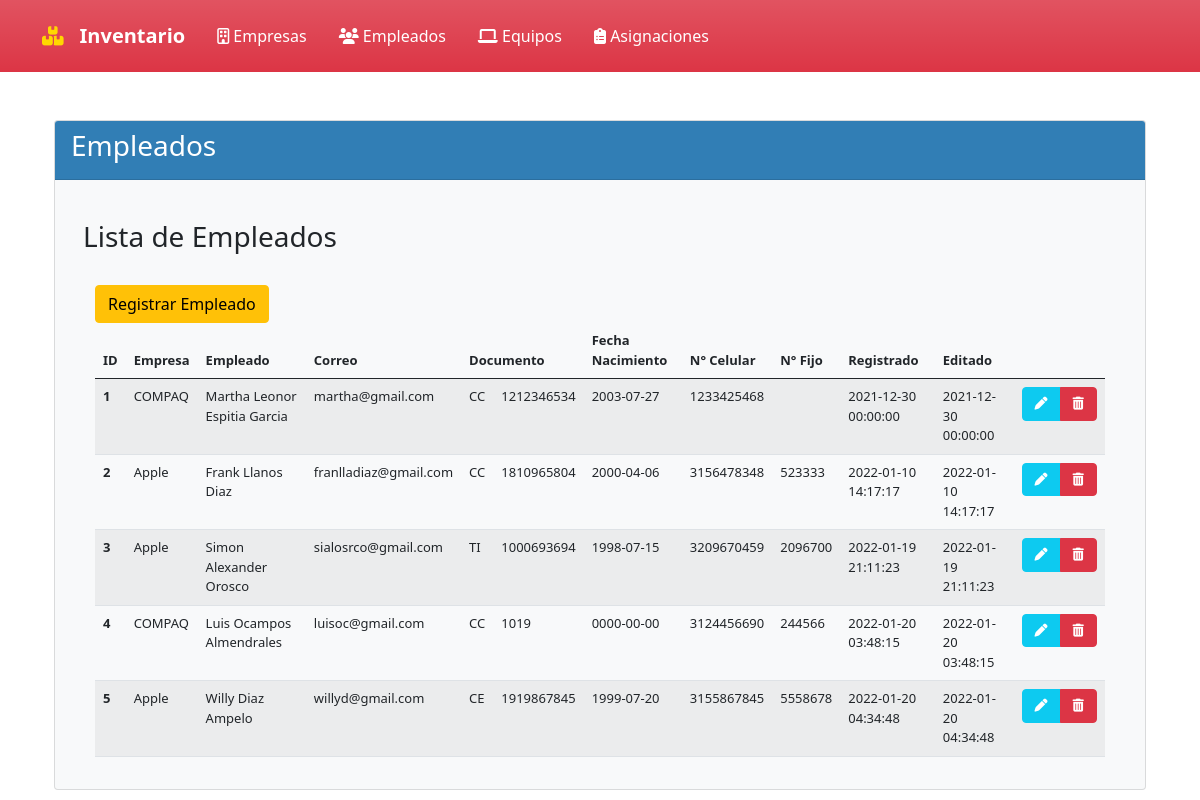
The page /?controlador=Empleados&accion=Empleados on the database its author committed.
### tables this page shows
CREATE TABLE EMPLEADO(
ID_EMPLEADO INT PRIMARY KEY AUTO_INCREMENT NOT NULL,
ID_EMPRESA_FK INT,
NOMBRE_COMPLETO_EMPLEADO VARCHAR (70) NOT NULL,
CORREO_EMPLEADO VARCHAR (30) NOT NULL UNIQUE,
TIPO_DOCUMENTO_EMPLEADO VARCHAR (2) NOT NULL,
NUMERO_DOCUMENTO_EMPLEADO INT (10) NOT NULL UNIQUE ,
FECHA_NACIMIENTO_EMPLEADO DATE NOT NULL,
NUMERO_CELULAR_EMPLEADO CHAR (10) NOT NULL UNIQUE,
NUMERO_FIJO_EMPLEADO VARCHAR (7),
ESTADO VARCHAR (8) NOT NULL,
CREATED_AT DATETIME NOT NULL,
UPDATED_AT DATETIME NOT NULL
);

CREATE TABLE EMPRESA(
ID_EMPRESA INT PRIMARY KEY AUTO_INCREMENT NOT NULL,
RAZON_SOCIAL_EMPRESA VARCHAR (50) NOT NULL,
NIT_EMPRESA INT (9) NOT NULL UNIQUE,
DIRECCION_EMPRESA VARCHAR (50) NOT NULL,
CODIGO_POSTAL_EMPRESA INT (6) NOT NULL,
ESTADO VARCHAR (8) NOT NULL,
CREATED_AT DATETIME NOT NULL,
UPDATED_AT DATETIME NOT NULL
);

### Index.php (called while the page is built, shortened)
<?php
    require_once("Views/Template.php");
?>

### Controllers/controladorEmpleados.php (called while the page is built, shortened)
<?php
include_once("Models/modeloEmpleados.php");
class controladorEmpleados{
    public function Empleados(){
        $empleados= modeloEmpleados::selectEmpleados();
        include_once("Views/Empleados/Empleados.php");
    }
}
?>

### Router.php (called while the page is built, shortened)
<?php
$controlador = new $objControlador();
$accion = ucfirst($accion);
$controlador->$accion();
?>

### Models/modeloEmpleados.php (called while the page is built, shortened)
<?php
class modeloEmpleados{
    public function __construct(
        $ID_EMPLEADO,
		$ID_EMPRESA_FK,
		$NOMBRE_COMPLETO_EMPLEADO,
		$CORREO_EMPLEADO,
		$TIPO_DOCUMENTO_EMPLEADO,
		$NUMERO_DOCUMENTO_EMPLEADO,
		$FECHA_NACIMIENTO_EMPLEADO,
		$NUMERO_CELULAR_EMPLEADO,
		$NUMERO_FIJO_EMPLEADO,
        $ESTADO,
		$CREATED_AT,
		$UPDATED_AT
        ){
        $this->ID_EMPLEADO=$ID_EMPLEADO;
        $this->ID_EMPRESA_FK=$ID_EMPRESA_FK;
        $this->NOMBRE_COMPLETO_EMPLEADO=$NOMBRE_COMPLETO_EMPLEADO;
        $this->CORREO_EMPLEADO=$CORREO_EMPLEADO;
        $this->TIPO_DOCUMENTO_EMPLEADO=$TIPO_DOCUMENTO_EMPLEADO;
        $this->NUMERO_DOCUMENTO_EMPLEADO=$NUMERO_DOCUMENTO_EMPLEADO;
        $this->FECHA_NACIMIENTO_EMPLEADO=$FECHA_NACIMIENTO_EMPLEADO;
        $this->NUMERO_CELULAR_EMPLEADO=$NUMERO_CELULAR_EMPLEADO;
        $this->NUMERO_FIJO_EMPLEADO=$NUMERO_FIJO_EMPLEADO;
        $this->CREATED_AT=$CREATED_AT;
        $this->UPDATED_AT=$UPDATED_AT;
    }
    public static function selectEmpleados(){
        $listaEmpleados=[];
        $conexionDB=connectionDB::crearInstancia();
        $sql = $conexionDB->query( "SELECT EMPLEADO.ID_EMPLEADO, EMPRESA.RAZON_SOCIAL_EMPRESA, EMPLEADO.NOMBRE_COMPLETO_EMPLEADO, EMPLEADO.CORREO_EMPLEADO , EMPLEADO.TIPO_DOCUMENTO_EMPLEADO, EMPLEADO.NUMERO_DOCUMENTO_EMPLEADO , EMPLEADO.FECHA_NACIMIENTO_EMPLEADO , EMPLEADO.NUMERO_CELULAR_EMPLEADO , EMPLEADO.NUMERO_FIJO_EMPLEADO , EMPLEADO.ESTADO , EMPLEADO.CREATED_AT , EMPLEADO.UPDATED_AT
                                    FROM EMPLEADO INNER JOIN EMPRESA
                                    ON EMPLEADO.ID_EMPRESA_FK=EMPRESA.ID_EMPRESA
                                    WHERE EMPLEADO.ESTADO = 'ACTIVO' ;");
        foreach($sql->fetchAll() as $empleado){
            $listaEmpleados[]=new modeloEmpleados($empleado['ID_EMPLEADO'],$empleado['RAZON_SOCIAL_EMPRESA'],$empleado['NOMBRE_COMPLETO_EMPLEADO'],$empleado['CORREO_EMPLEADO'],$empleado['TIPO_DOCUMENTO_EMPLEADO'],$empleado['NUMERO_DOCUMENTO_EMPLEADO'],$empleado['FECHA_NACIMIENTO_EMPLEADO'],$empleado['NUMERO_CELULAR_EMPLEADO'],$empleado['NUMERO_FIJO_EMPLEADO'], $empleado['ESTADO'],$empleado['CREATED_AT'],$empleado['UPDATED_AT']);
        };
        return $listaEmpleados;
    }
}
?>

### Views/Empleados/Empleados.php (the view, shortened to what this page needs)
<!doctype html>
<html lang="es">
    <head>
        <link rel="stylesheet" href="https://cdn.jsdelivr.net/npm/bootstrap@5.0.2/dist/css/bootstrap.min.css">
    </head>
    <body>
        <div class="container-sm">
            <br>
            <div class="card text-dark bg-light">
                <div class="card-header" style="background-color:#317EB5; color:#FFFFFF;">
                    <h3 class="card-title">Empleados</h3>
                </div>
                <div class="card-body">
                    <div class="container-sm">
                        <br>
                        <h3>Lista de Empleados</h3>
                        <div class="container">
                            <br>
                            <a name="" id="" class="btn btn-warning" href="?controlador=Empleados&accion=RegistroEmpleado" role="button">Registrar Empleado</a>
                            <br>
                            <table id="employeesTable" class="table table-striped table-hover">
                                <thead>
                                    <tr>
                                        <th scope="col" style="font-size: small;"> ID </th>
                                        <th scope="col" style="font-size: small;"> Empresa </th>
                                        <th scope="col" style="font-size: small;"> Empleado </th>
                                        <th scope="col" style="font-size: small;"> Correo </th>
                                        <th scope="col" style="font-size: small;" colspan="2"> Documento </th>
                                        <th scope="col" style="font-size: small;"> Fecha Nacimiento </th>
                                        <th scope="col" style="font-size: small;"> N° Celular </th>
                                        <th scope="col" style="font-size: small;"> N° Fijo </th>
                                        <th scope="col" style="font-size: small;"> Registrado</th>
                                        <th scope="col" style="font-size: small;"> Editado</th>
                                        <th scope="col" style="font-size: small;"> </th>
                                    </tr>
                                </thead>
                                <tbody>
                                    <?php foreach($empleados as $empleado){?>
                                    <tr>
                                        <th scope="row" style="font-size: small;"><?php echo $empleado->ID_EMPLEADO ?></th>
                                        <td style="font-size: small;"><?php echo $empleado->ID_EMPRESA_FK ?></td>
                                        <td style="font-size: small;"><?php echo $empleado->NOMBRE_COMPLETO_EMPLEADO ?></td>
                                        <td style="font-size: small;"><?php echo $empleado->CORREO_EMPLEADO ?></td>
                                        <td style="font-size: small;"><?php echo $empleado->TIPO_DOCUMENTO_EMPLEADO ?></td>
                                        <td style="font-size: small;"><?php echo $empleado->NUMERO_DOCUMENTO_EMPLEADO ?></td>
                                        <td style="font-size: small;"><?php echo $empleado->FECHA_NACIMIENTO_EMPLEADO ?></td>
                                        <td style="font-size: small;"><?php echo $empleado->NUMERO_CELULAR_EMPLEADO ?></td>
                                        <td style="font-size: small;"><?php echo $empleado->NUMERO_FIJO_EMPLEADO ?></td>
                                        <td style="font-size: small;"><?php echo $empleado->CREATED_AT ?></td>
                                        <td style="font-size: small;"><?php echo $empleado->UPDATED_AT ?></td>
                                        <td>
                                            <div class="btn-group" role="group" aria-label="">
                                                <a style="font-size: small;" href="#" class="btn btn-info"> <i class="fas fa-pen" style="color:#ffffff;"></i> </a>
                                                <a style="font-size: small;"class="btn btn-danger"> <i class="fas fa-trash-alt" style="color:#ffffff;"></i> </a>
                                            </div>
                                        </td>
                                    </tr>
                                    <?php } ?>
                                </tbody>
                            </table>
                        </div>
                    </div>
                </div>
            </div>
        </div>
    </body>
</html>

### Views/Template.php (shortened to what this page needs)
<!doctype html>
<html lang="es">
    <head>
        <link rel="stylesheet" href="https://cdn.jsdelivr.net/npm/bootstrap@5.0.2/dist/css/bootstrap.min.css">
        <link rel="stylesheet" href="http://localhost/inventario_equipos/Assets/plugins/SweetAlert/dist/sweetalert2.min.css">
    </head>
    <body>
        <?php
            require_once('./Views/Components/NavbarGeneral.php');
        ?>
        <div class="container-sm">
            <br>
            <?php include_once("Router.php"); ?>
        </div>
    </body>
</html>

### Views/Components/NavbarGeneral.php (shortened to what this page needs)
<nav class="navbar navbar-expand-lg navbar-dark bg-danger bg-gradient" >
    <div class="container-sm">
        <i class="fas fa-boxes" style="color:#FFD700; font-size: larger;" >
        <a class="navbar-brand " href="<?= URL ?>Index.php"></i>
            <strong>Inventario</strong>
        <div class="collapse navbar-collapse navbar-text" id="navbarNavDropdown">
            <ul class="nav justify-content-center">
                <li class="nav-item">
                    <a class="nav-link active" href="<?= URL ?>?controlador=Empresas&accion=Empresas">
                    <i class="far fa-building"></i>  Empresas
                    </a>
                </li>
                <li class="nav-item">
                    <a class="nav-link active" href="<?= URL ?>?controlador=Empleados&accion=Empleados">
                    <i class="fas fa-users"></i>  Empleados
                </a>
                </li>
                <li class="nav-item">
                    <a class="nav-link active" href="<?= URL ?>?controlador=Computador&accion=Computadores">
                    <i class="fas fa-laptop"></i>  Equipos
                </a>
                </li>
                <li class="nav-item">
                    <a class="nav-link active" href="<?= URL ?>?controlador=Asignaciones&accion=HistorialAsignaciones">
                    <i class="fas fa-clipboard-list"></i> Asignaciones
                    </a>
                </li>
            </ul>
        </div>
    </div>
</nav>

### rows shown on the page
empleado: ID_EMPLEADO "1", ID_EMPRESA_FK.RAZON_SOCIAL_EMPRESA "COMPAQ", NOMBRE_COMPLETO_EMPLEADO "Martha Leonor Espitia Garcia", CORREO_EMPLEADO "martha@gmail.com", TIPO_DOCUMENTO_EMPLEADO "CC", NUMERO_DOCUMENTO_EMPLEADO "1212346534", FECHA_NACIMIENTO_EMPLEADO "2003-07-27", NUMERO_CELULAR_EMPLEADO "1233425468", CREATED_AT "2021-12-30 00:00:00", UPDATED_AT "2021-12-30 00:00:00"
empleado: ID_EMPLEADO "2", ID_EMPRESA_FK.RAZON_SOCIAL_EMPRESA "Apple", NOMBRE_COMPLETO_EMPLEADO "Frank Llanos Diaz", CORREO_EMPLEADO "franlladiaz@gmail.com", TIPO_DOCUMENTO_EMPLEADO "CC", NUMERO_DOCUMENTO_EMPLEADO "1810965804", FECHA_NACIMIENTO_EMPLEADO "2000-04-06", NUMERO_CELULAR_EMPLEADO "3156478348", NUMERO_FIJO_EMPLEADO "523333", CREATED_AT "2022-01-10 14:17:17", UPDATED_AT "2022-01-10 14:17:17"
empleado: ID_EMPLEADO "3", ID_EMPRESA_FK.RAZON_SOCIAL_EMPRESA "Apple", NOMBRE_COMPLETO_EMPLEADO "Simon Alexander Orosco", CORREO_EMPLEADO "sialosrco@gmail.com", TIPO_DOCUMENTO_EMPLEADO "TI", NUMERO_DOCUMENTO_EMPLEADO "1000693694", FECHA_NACIMIENTO_EMPLEADO "1998-07-15", NUMERO_CELULAR_EMPLEADO "3209670459", NUMERO_FIJO_EMPLEADO "2096700", CREATED_AT "2022-01-19 21:11:23", UPDATED_AT "2022-01-19 21:11:23"
empleado: ID_EMPLEADO "4", ID_EMPRESA_FK.RAZON_SOCIAL_EMPRESA "COMPAQ", NOMBRE_COMPLETO_EMPLEADO "Luis Ocampos Almendrales", CORREO_EMPLEADO "luisoc@gmail.com", TIPO_DOCUMENTO_EMPLEADO "CC", NUMERO_DOCUMENTO_EMPLEADO "1019", FECHA_NACIMIENTO_EMPLEADO "0000-00-00", NUMERO_CELULAR_EMPLEADO "3124456690", NUMERO_FIJO_EMPLEADO "244566", CREATED_AT "2022-01-20 03:48:15", UPDATED_AT "2022-01-20 03:48:15"
empleado: ID_EMPLEADO "5", ID_EMPRESA_FK.RAZON_SOCIAL_EMPRESA "Apple", NOMBRE_COMPLETO_EMPLEADO "Willy Diaz Ampelo", CORREO_EMPLEADO "willyd@gmail.com", TIPO_DOCUMENTO_EMPLEADO "CE", NUMERO_DOCUMENTO_EMPLEADO "1919867845", FECHA_NACIMIENTO_EMPLEADO "1999-07-20", NUMERO_CELULAR_EMPLEADO "3155867845", NUMERO_FIJO_EMPLEADO "5558678", CREATED_AT "2022-01-20 04:34:48", UPDATED_AT "2022-01-20 04:34:48"
